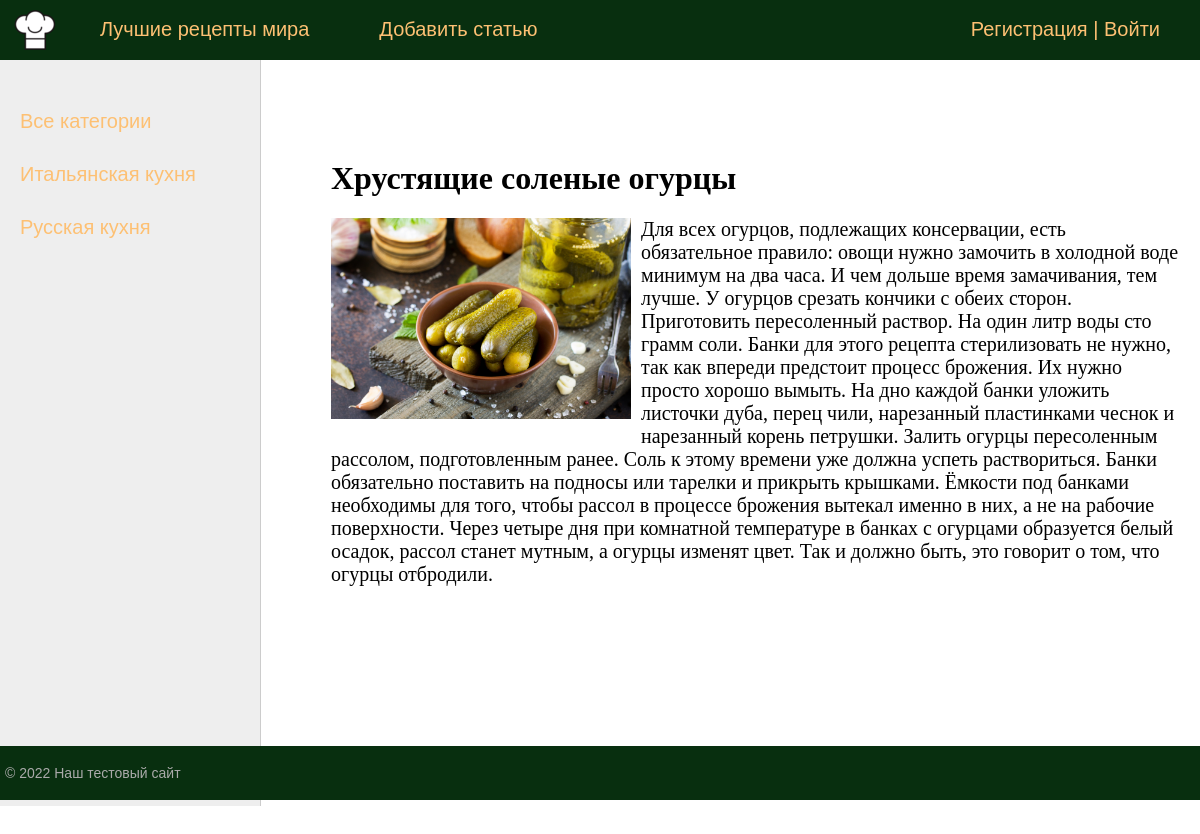
/post/hrustyashie-solenye-ogurcy, run on the app's committed database.
### blog/models.py (models this page shows, shortened)
class Category(models.Model):
    name = models.CharField(max_length=100, db_index=True, verbose_name='Наименование')
    slug = models.SlugField(max_length=255, unique=True, db_index=True, verbose_name="URL")
    def get_absolute_url(self):
        return reverse('category', kwargs={'cat_slug': self.slug})
    class Meta:
        verbose_name = 'Категория'
        verbose_name_plural = 'Категории'
        ordering = ['id']

class Post(models.Model):
    title = models.CharField(max_length=255, verbose_name='Заголовок')
    slug = models.SlugField(max_length=255, unique=True, db_index=True, verbose_name="URL")
    content = models.TextField(blank=True, verbose_name='Содержание')
    photo = models.ImageField(upload_to="photos/%Y/%m/%d/", verbose_name='Фото')
    time_create = models.DateTimeField(auto_now_add=True, verbose_name='Дата создания')
    time_update = models.DateTimeField(auto_now=True, verbose_name='Дата обновления')
    is_published = models.BooleanField(default=True, verbose_name='Статус публикации')
    cat = models.ForeignKey('Category', on_delete=models.PROTECT, verbose_name='Категория')
    def __str__(self):
        return self.title
    class Meta:
        verbose_name = 'Пост'
        verbose_name_plural = 'Посты'
        ordering = ['time_create', 'title']

### blog/views.py (the view)
# urls.py: path('post/<slug:post_slug>', ShowPost.as_view(), name='post'),
class ShowPost(DataMixin, DetailView):
    model = Post
    template_name = "blog/post.html"
    slug_url_kwarg = "post_slug"
    context_object_name = "post"
    def get_context_data(self, *, object_list=None, **kwargs):
        context = super().get_context_data(**kwargs)
        context['menu'] = menu
        context['title'] = context['post']
        return context

### blog/templatetags/blog_tags.py (called while the page is built)
@register.inclusion_tag('blog/list_categories.html')
def get_categories(sort=None, cat_selected=0):
    if not sort:
        cats = Category.objects.all()
    else:
          cats = Category.objects.order_by(sort)
    return {'cats': cats, 'cat_selected': cat_selected}

### blog/templates/blog/post.html
{% extends 'blog/base.html' %}
{% block content %}
<h1>{{post.title}}</h1>
{% if post.photo %}
<p><img class="img-article-left" src="{{post.photo.url}}"></p>
{% endif %}
{{post.content|linebreaks}}
{% endblock %}

### blog/templates/blog/list_categories.html
{% for c in cats %}
    {% if c.pk == cat_selected %}
        <li class="selcted">{{c.name}}</li>
    {% else %}
        <li><a href="{{c.get_absolute_url}}">{{c.name}}</a></li>
    {% endif %}
{% endfor %}

### blog/static/blog/css/styles.css (style rules this page uses)
html, body { font-family: 'Arial'; margin: 0; padding: 0; height: 100%; width: 100%; color: #444; }
a { color: #0059b2; text-decoration: none; }
img { max-width: 600px; height: auto; }
img.img-article-left { max-width: 300px; height: auto; float: left; padding: 0 10px 10px 0; }
.left-chapters ul li { margin: 30px 0 0 0; color: #999; }
.left-chapters ul li a { color: #fdc073; text-decoration: none; }
.content-text h1 { font-size: 32px; }

### data on the page
Category: name "Итальянская кухня"
Category: name "Русская кухня"
Post: title "Хрустящие соленые огурцы", photo (picture), content "Для всех огурцов, подлежащих консервации, есть обязательное правило: овощи нужно замочить в холодной воде минимум на два часа. И чем дольше время замачивания, тем лучше. У огурцов срезать кончики с обеих сторон. Приготовить пересоленный раствор. На один литр воды сто грамм соли. Банки для этого рецепта стерилизовать не нужно, так как впереди предстоит процесс брожения. Их нужно просто хорошо вымыть. На дно каждой банки уложить листочки дуба, перец чили, нарезанный пластинками чеснок и нарезанный корень петрушки. Залить огурцы пересоленным рассолом, подготовленным ранее. Соль к этому времени уже должна успеть раствориться. Банки обязательно поставить на подносы или тарелки и прикрыть…"

### other printed values
{{ m.title }} "Лучшие рецепты мира" "Добавить статью"
